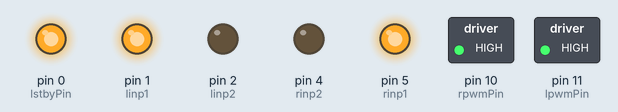
Bench run of a sketch on a simulated Arduino Uno, built with avr-gcc and run on an emulated ATmega328P. On the bench: switched loads named in the sketch (green lamp = pin HIGH), output pins drawn as LEDs (lit = HIGH). Pins used as bus, display or sensor lines are not drawn.

Above: at 0.05 s.
At 3.05 s:
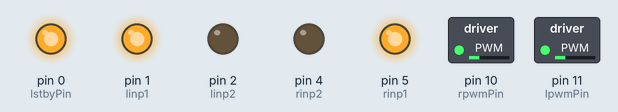
At 6.05 s:
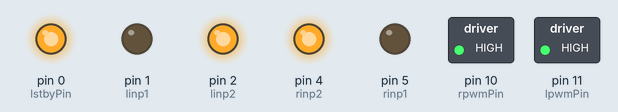
At 8.5 s:
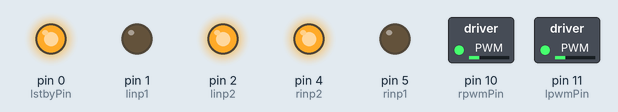
At 10.95 s:
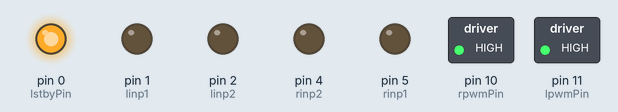
Timing chart, 0 to 12.7 s (numbered marks = the images above):
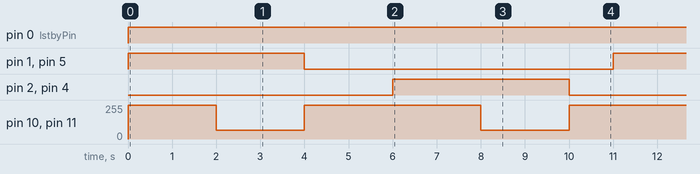

Measured:
- by itself, pin 0 (lstbyPin): LOW → HIGH at 0.00 s
- by itself, pin 1 (linp1), pin 2 (linp2), pin 4 (rinp2), pin 5 (rinp1): alternates HIGH for 4.0 s and LOW for 7.0 s
- by itself, pin 10 (rpwmPin), pin 11 (lpwmPin): repeats every 11.0 s: 64/255 2.0 s, 255/255 4.0 s, 64/255 2.0 s, 255/255 3.0 s

The sketch:

pmwMotorTest.ino
```cpp
int lpwmPin = 11;
int lstbyPin = 0;
int linp1 = 1;
int linp2 = 2;


int rpwmPin = 10;
int rstbyPin = 3;
int rinp1 = 5;
int rinp2 = 4;


void setup() {
  // put your setup code here, to run once:
  // Left
  pinMode(lstbyPin, OUTPUT);
  pinMode(linp1, OUTPUT);
  pinMode(linp2, OUTPUT);
  pinMode(lpwmPin, OUTPUT);

// Right
  pinMode(rstbyPin, OUTPUT);
  pinMode(rinp1, OUTPUT);
  pinMode(rinp2, OUTPUT);
  pinMode(rpwmPin, OUTPUT);
}


void fullForward(int speed) {

  // Left
  digitalWrite(lstbyPin, HIGH);
  digitalWrite(lpwmPin, HIGH);
  digitalWrite(linp1, HIGH);
  digitalWrite(linp2, LOW);

  // Right
  digitalWrite(rstbyPin, HIGH);
  digitalWrite(rpwmPin, HIGH);
  digitalWrite(rinp1, HIGH);
  digitalWrite(rinp2, LOW);

  analogWrite(lpwmPin, speed);
  analogWrite(rpwmPin, speed);

}


void fullRev( int speed ){
    digitalWrite(linp1, LOW);
    digitalWrite(linp2, HIGH);

    digitalWrite(rinp1, LOW);
    digitalWrite(rinp2, HIGH);

    digitalWrite(lstbyPin, HIGH);
    digitalWrite(rstbyPin, HIGH);

    analogWrite(lpwmPin, speed);
    analogWrite(rpwmPin, speed);

}

void allStop() {
  digitalWrite(linp1, LOW);
  digitalWrite(linp2, LOW);
  digitalWrite(rinp1, LOW);
  digitalWrite(rinp2, LOW);
  analogWrite(lpwmPin, 255);
  analogWrite(rpwmPin, 255);

}


void loop() {
  // put your main code here, to run repeatedly:
  fullForward(255);
  delay(2000);
  analogWrite(lpwmPin, 64);
  analogWrite(rpwmPin, 64);
  delay(2000);

  // All stop
  allStop();
  delay(2000);

  fullRev( 255 );
  delay(2000);

  analogWrite(lpwmPin, 64);
  analogWrite(rpwmPin, 64);
  delay(2000);

  allStop();
  delay(1000);

}
```
